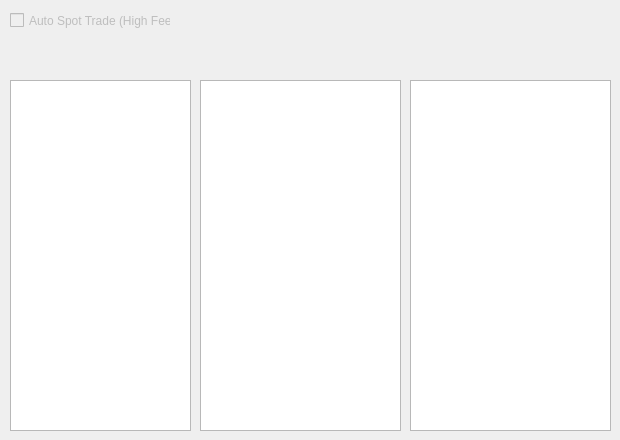
    <widget class="QWidget" name="mCbAutoSpotTab">
     <attribute name="title">
      <string>AutoSpot</string>
     </attribute>
     <attribute name="toolTip">
      <string>&lt;html&gt;&lt;head/&gt;&lt;body&gt;&lt;p&gt;Simple Automated Spot Price Trading Interface&lt;/p&gt;&lt;/body&gt;&lt;/html&gt;</string>
     </attribute>
     <widget class="QTextEdit" name="mAutoSpotBTCLog">
      <property name="geometry">
       <rect>
        <x>10</x>
        <y>80</y>
        <width>181</width>
        <height>351</height>
       </rect>
      </property>
      <property name="lineWidth">
       <number>1</number>
      </property>
      <property name="readOnly">
       <bool>true</bool>
      </property>
      <property name="acceptRichText">
       <bool>false</bool>
      </property>
     </widget>
     <widget class="QTextEdit" name="mAutoSpotLTCLog">
      <property name="geometry">
       <rect>
        <x>200</x>
        <y>80</y>
        <width>201</width>
        <height>351</height>
       </rect>
      </property>
      <property name="lineWidth">
       <number>1</number>
      </property>
      <property name="readOnly">
       <bool>true</bool>
      </property>
      <property name="acceptRichText">
       <bool>false</bool>
      </property>
     </widget>
     <widget class="QTextEdit" name="mAutoSpotETHLog">
      <property name="geometry">
       <rect>
        <x>410</x>
        <y>80</y>
        <width>201</width>
        <height>351</height>
       </rect>
      </property>
      <property name="lineWidth">
       <number>1</number>
      </property>
      <property name="readOnly">
       <bool>true</bool>
      </property>
      <property name="acceptRichText">
       <bool>false</bool>
      </property>
     </widget>
     <widget class="QCheckBox" name="mAutoSpotTradeEnabledCheckBox">
      <property name="enabled">
       <bool>false</bool>
      </property>
      <property name="geometry">
       <rect>
        <x>10</x>
        <y>10</y>
        <width>161</width>
        <height>21</height>
       </rect>
      </property>
      <property name="text">
       <string>Auto Spot Trade (High Fees)</string>
      </property>
     </widget>
    </widget>
